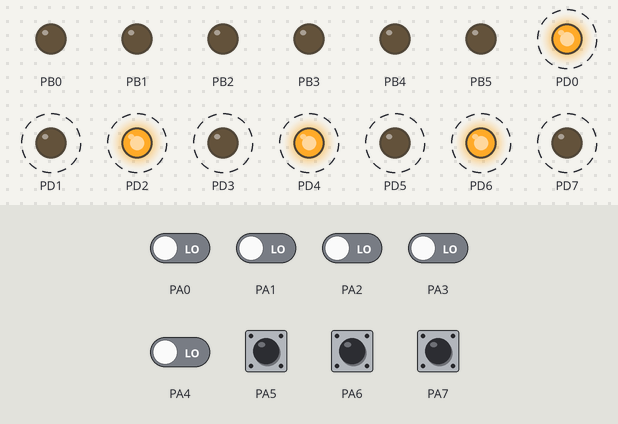
A program run on a simulated ATmega16, built with avr-gcc and emulated at 8 MHz. Parts: output pins drawn as LEDs (lit = HIGH). Dashed ring = blinking. The inputs (shaded band) are chosen by the test bench; at power-on: PA5–7 HIGH, PA0–4 LOW.

Above: at 1.25 s.
1.3 s: PA5 pulled LOW for 0.15 s
Timing chart, 0 to 10.3 s (numbered marks = the images above; inputs shaded):
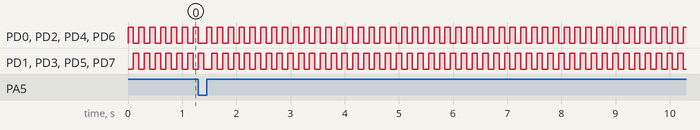

The program:

ledmotor4switchrelayinterfacing.c
```c
#include<avr/io.h>
#define F_CPU 8000000
#include<util/delay.h>
int main()
{
   DDRA=0X00;
   DDRB=0Xff;
   DDRC=0Xff;
   DDRD=0Xff;
   while(1)
      {
	        PORTA=0b11100000;
			if((PINA & 0b1110000)==0b01100000)
			{
			   PORTD=0b01010101;
			   _delay_ms(100);
			   PORTD=0b10101010;
			   _delay_ms(100);
			   }
                                else { PORTD=0x00;}

              if((PINA & 0b1110000)==0b10100000)
			  {
			          PORTB=0b10001000;
					  _delay_ms(100);}
                                   else{PORTA=0x00;}
                  if((PINA &0b11100000)==0b11000000)
				  {
				         PORTC=0b11000000;}

			   else
			     {
				  PORTC=0x00;
					  }

	}
   }
```

Measured:
- by itself, PD0–7: alternates HIGH for 0.10 s and LOW for 0.10 s
